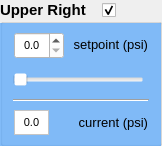
   <widget class="QGroupBox" name="groupBox_aur">
    <property name="geometry">
     <rect>
      <x>76</x>
      <y>79</y>
      <width>162</width>
      <height>146</height>
     </rect>
    </property>
    <property name="sizePolicy">
     <sizepolicy hsizetype="Fixed" vsizetype="Fixed">
      <horstretch>0</horstretch>
      <verstretch>0</verstretch>
     </sizepolicy>
    </property>
    <property name="font">
     <font>
      <pointsize>11</pointsize>
      <weight>75</weight>
      <bold>true</bold>
     </font>
    </property>
    <property name="title">
     <string>Upper Right</string>
    </property>
    <widget class="QFrame" name="frame_aur">
     <property name="enabled">
      <bool>true</bool>
     </property>
     <property name="geometry">
      <rect>
       <x>4</x>
       <y>24</y>
       <width>156</width>
       <height>120</height>
      </rect>
     </property>
     <property name="sizePolicy">
      <sizepolicy hsizetype="Fixed" vsizetype="Fixed">
       <horstretch>0</horstretch>
       <verstretch>0</verstretch>
      </sizepolicy>
     </property>
     <property name="font">
      <font>
       <pointsize>8</pointsize>
       <weight>50</weight>
       <bold>false</bold>
      </font>
     </property>
     <property name="styleSheet">
      <string notr="true"/>
     </property>
     <property name="frameShape">
      <enum>QFrame::NoFrame</enum>
     </property>
     <property name="frameShadow">
      <enum>QFrame::Raised</enum>
     </property>
     <property name="lineWidth">
      <number>1</number>
     </property>
     <widget class="QSlider" name="horizontalSlider_aur">
      <property name="geometry">
       <rect>
        <x>9</x>
        <y>41</y>
        <width>131</width>
        <height>29</height>
       </rect>
      </property>
      <property name="sizePolicy">
       <sizepolicy hsizetype="Preferred" vsizetype="Preferred">
        <horstretch>0</horstretch>
        <verstretch>0</verstretch>
       </sizepolicy>
      </property>
      <property name="styleSheet">
       <string notr="true">background-color: rgba(255, 255, 255, 0);
selection-background-color: rgb(0, 114, 189);
</string>
      </property>
      <property name="maximum">
       <number>100</number>
      </property>
      <property name="singleStep">
       <number>0</number>
      </property>
      <property name="orientation">
       <enum>Qt::Horizontal</enum>
      </property>
      <property name="tickPosition">
       <enum>QSlider::NoTicks</enum>
      </property>
     </widget>
     <widget class="Line" name="line_5">
      <property name="geometry">
       <rect>
        <x>9</x>
        <y>68</y>
        <width>136</width>
        <height>16</height>
       </rect>
      </property>
      <property name="sizePolicy">
       <sizepolicy hsizetype="Preferred" vsizetype="Preferred">
        <horstretch>0</horstretch>
        <verstretch>0</verstretch>
       </sizepolicy>
      </property>
      <property name="styleSheet">
       <string notr="true">border-color: rgb(255, 255, 255);</string>
      </property>
      <property name="orientation">
       <enum>Qt::Horizontal</enum>
      </property>
     </widget>
     <widget class="QLabel" name="label_19">
      <property name="geometry">
       <rect>
        <x>66</x>
        <y>12</y>
        <width>78</width>
        <height>16</height>
       </rect>
      </property>
      <property name="sizePolicy">
       <sizepolicy hsizetype="Preferred" vsizetype="Preferred">
        <horstretch>0</horstretch>
        <verstretch>0</verstretch>
       </sizepolicy>
      </property>
      <property name="font">
       <font>
        <pointsize>10</pointsize>
       </font>
      </property>
      <property name="styleSheet">
       <string notr="true">background-color: rgba(255, 255, 255, 0);</string>
      </property>
      <property name="text">
       <string>setpoint (psi)</string>
      </property>
      <property name="alignment">
       <set>Qt::AlignRight|Qt::AlignTrailing|Qt::AlignVCenter</set>
      </property>
     </widget>
     <widget class="QDoubleSpinBox" name="doubleSpinBox_aur">
      <property name="geometry">
       <rect>
        <x>10</x>
        <y>8</y>
        <width>50</width>
        <height>27</height>
       </rect>
      </property>
      <property name="sizePolicy">
       <sizepolicy hsizetype="Preferred" vsizetype="Preferred">
        <horstretch>0</horstretch>
        <verstretch>0</verstretch>
       </sizepolicy>
      </property>
      <property name="maximumSize">
       <size>
        <width>50</width>
        <height>16777215</height>
       </size>
      </property>
      <property name="styleSheet">
       <string notr="true">background-color: rgb(255, 255, 255);</string>
      </property>
      <property name="alignment">
       <set>Qt::AlignCenter</set>
      </property>
      <property name="decimals">
       <number>1</number>
      </property>
      <property name="maximum">
       <double>5.000000000000000</double>
      </property>
      <property name="singleStep">
       <double>0.100000000000000</double>
      </property>
     </widget>
     <widget class="QLabel" name="label_20">
      <property name="geometry">
       <rect>
        <x>72</x>
        <y>90</y>
        <width>72</width>
        <height>16</height>
       </rect>
      </property>
      <property name="sizePolicy">
       <sizepolicy hsizetype="Preferred" vsizetype="Preferred">
        <horstretch>0</horstretch>
        <verstretch>0</verstretch>
       </sizepolicy>
      </property>
      <property name="font">
       <font>
        <pointsize>10</pointsize>
       </font>
      </property>
      <property name="text">
       <string>current (psi)</string>
      </property>
      <property name="alignment">
       <set>Qt::AlignRight|Qt::AlignTrailing|Qt::AlignVCenter</set>
      </property>
     </widget>
     <widget class="QLabel" name="label_aur">
      <property name="enabled">
       <bool>true</bool>
      </property>
      <property name="geometry">
       <rect>
        <x>10</x>
        <y>86</y>
        <width>35</width>
        <height>25</height>
       </rect>
      </property>
      <property name="sizePolicy">
       <sizepolicy hsizetype="Preferred" vsizetype="Preferred">
        <horstretch>0</horstretch>
        <verstretch>0</verstretch>
       </sizepolicy>
      </property>
      <property name="minimumSize">
       <size>
        <width>0</width>
        <height>25</height>
       </size>
      </property>
      <property name="autoFillBackground">
       <bool>false</bool>
      </property>
      <property name="styleSheet">
       <string notr="true">background-color: rgb(255, 255, 255);
border-color: rgb(196, 193, 189);</string>
      </property>
      <property name="frameShape">
       <enum>QFrame::StyledPanel</enum>
      </property>
      <property name="text">
       <string>0.0</string>
      </property>
      <property name="alignment">
       <set>Qt::AlignCenter</set>
      </property>
     </widget>
    </widget>
    <widget class="QCheckBox" name="checkBox_aur">
     <property name="geometry">
      <rect>
       <x>102</x>
       <y>0</y>
       <width>20</width>
       <height>21</height>
      </rect>
     </property>
     <property name="sizePolicy">
      <sizepolicy hsizetype="Preferred" vsizetype="Preferred">
       <horstretch>0</horstretch>
       <verstretch>0</verstretch>
      </sizepolicy>
     </property>
     <property name="text">
      <string/>
     </property>
     <property name="checked">
      <bool>true</bool>
     </property>
    </widget>
    <widget class="QLabel" name="label_aur_color">
     <property name="geometry">
      <rect>
       <x>0</x>
       <y>23</y>
       <width>161</width>
       <height>131</height>
      </rect>
     </property>
     <property name="styleSheet">
      <string notr="true">background-color: rgba(0, 170, 255, 100);
background-color: rgb(52, 141, 200, 150);
background-color: rgb(53, 151, 255, 150);</string>
     </property>
     <property name="text">
      <string/>
     </property>
    </widget>
    <zorder>label_aur_color</zorder>
    <zorder>frame_aur</zorder>
    <zorder>checkBox_aur</zorder>
   </widget>
